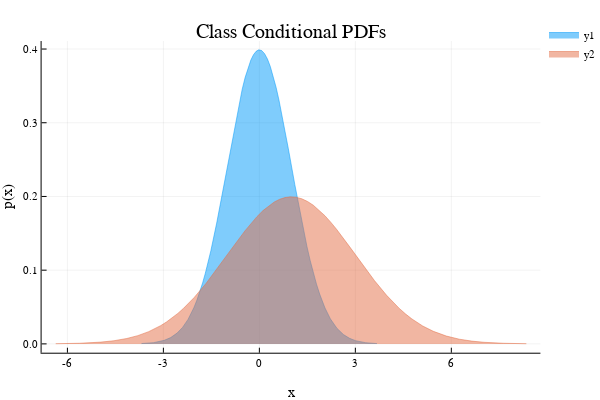

The code cell stored with this chart in its notebook:
### Markdown cell above
### b)

### Code cell
plot([Normal(), Normal(1, 2)], fill=0, alpha=0.5, title="Class Conditional PDFs", xlabel="x", ylabel="p(x)")

### Figure 1 — Plotly figure (JSON) as saved in the notebook; plotly's stock layout.template omitted (floating-point values rounded to 4 significant figures)
{"data": [{"colorbar": {"title": {"text": ""}}, "fill": "tozeroy", "fillcolor": "rgba(0, 154, 250, 0.500)", "hoverinfo": "text", "legendgroup": "y1", "line": {"color": "rgba(0, 154, 250, 0.500)", "dash": "solid", "shape": "linear", "width": 1}, "mode": "lines", "name": "y1", "showlegend": true, "text": [null, null, null, null, null, null, null, null, null, null, null, null, null, null, null, null, null, null, null, null, null, null, null, null, null, null, null, null, null, null, null, null, null, null, null, null, null, null, null, null, null, null, null, null, null, null, null, null, null, null, null, null, null], "type": "scatter", "x": [-3.683, -3.646, -3.311, -2.975, -2.773, -2.571, -2.4, -2.23, -2.137, -2.044, -1.952, -1.859, -1.774, -1.688, -1.603, -1.517, -1.334, -1.151, -0.9387, -0.7264, -0.6321, -0.5378, -0.4435, -0.3492, -0.2665, -0.1838, -0.1011, -0.01835, 0.07182, 0.162, 0.2522, 0.3423, 0.433, 0.5237, 0.6145, 0.7052, 0.9057, 1.106, 1.297, 1.488, 1.587, 1.686, 1.786, 1.885, 2.052, 2.219, 2.423, 2.627, 2.819, 3.01, 3.317, 3.624, 3.672], "xaxis": "x", "y": [0.0004528, 0.0005173, 0.001664, 0.004779, 0.008536, 0.01464, 0.02237, 0.03321, 0.04065, 0.04935, 0.05939, 0.07086, 0.08275, 0.09594, 0.1104, 0.1262, 0.1638, 0.2057, 0.2568, 0.3064, 0.3267, 0.3452, 0.3616, 0.3753, 0.385, 0.3923, 0.3969, 0.3989, 0.3979, 0.3937, 0.3865, 0.3762, 0.3632, 0.3478, 0.3303, 0.3111, 0.2647, 0.2163, 0.172, 0.1319, 0.1132, 0.09623, 0.08101, 0.06752, 0.0486, 0.03402, 0.02119, 0.01266, 0.007514, 0.004298, 0.001626, 0.0005601, 0.0004714], "yaxis": "y", "zmax": 0.1, "zmin": -0.1}, {"colorbar": {"title": {"text": ""}}, "fill": "tozeroy", "fillcolor": "rgba(227, 111, 71, 0.500)", "hoverinfo": "text", "legendgroup": "y2", "line": {"color": "rgba(227, 111, 71, 0.500)", "dash": "solid", "shape": "linear", "width": 1}, "mode": "lines", "name": "y2", "showlegend": true, "text": [null, null, null, null, null, null, null, null, null, null, null, null, null, null, null, null, null, null, null, null, null, null, null, null, null, null, null, null, null, null, null, null, null, null, null, null, null, null, null, null, null, null, null, null, null, null, null, null, null, null, null, null, null], "type": "scatter", "x": [-6.365, -6.293, -5.621, -4.949, -4.546, -4.142, -3.801, -3.46, -3.274, -3.089, -2.904, -2.718, -2.547, -2.376, -2.206, -2.035, -1.668, -1.302, -0.8774, -0.4529, -0.2642, -0.07562, 0.113, 0.3016, 0.4671, 0.6325, 0.7979, 0.9633, 1.144, 1.324, 1.504, 1.685, 1.866, 2.047, 2.229, 2.41, 2.811, 3.213, 3.594, 3.976, 4.174, 4.373, 4.571, 4.77, 5.104, 5.438, 5.846, 6.254, 6.637, 7.02, 7.635, 8.249, 8.344], "xaxis": "x", "y": [0.0002264, 0.0002586, 0.0008318, 0.00239, 0.004268, 0.007318, 0.01118, 0.0166, 0.02033, 0.02467, 0.02969, 0.03543, 0.04138, 0.04797, 0.05521, 0.06308, 0.08192, 0.1029, 0.1284, 0.1532, 0.1633, 0.1726, 0.1808, 0.1877, 0.1925, 0.1961, 0.1985, 0.1994, 0.199, 0.1969, 0.1932, 0.1881, 0.1816, 0.1739, 0.1652, 0.1556, 0.1324, 0.1082, 0.086, 0.06593, 0.0566, 0.04812, 0.0405, 0.03376, 0.0243, 0.01701, 0.0106, 0.006332, 0.003757, 0.002149, 0.0008132, 0.0002801, 0.0002357], "yaxis": "y", "zmax": 0.1, "zmin": -0.1}], "layout": {"annotations": [{"font": {"color": "rgba(0, 0, 0, 1)", "family": "sans-serif", "size": 20}, "rotation": 0, "showarrow": false, "text": "Class Conditional PDFs", "x": 0.535, "xanchor": "center", "xref": "paper", "y": 1, "yanchor": "top", "yref": "paper"}], "height": 400, "hovermode": "x", "legend": {"bgcolor": "rgba(255, 255, 255, 1.000)", "bordercolor": "rgba(0, 0, 0, 1)", "font": {"color": "rgba(0, 0, 0, 1)", "family": "sans-serif", "size": 11}, "tracegroupgap": 0, "x": 1, "y": 1}, "margin": {"b": 20, "l": 0, "r": 0, "t": 20}, "paper_bgcolor": "rgba(255, 255, 255, 1.000)", "plot_bgcolor": "rgba(255, 255, 255, 1.000)", "showlegend": true, "width": 600, "xaxis": {"anchor": "y", "autorange": false, "domain": [0.07647, 0.9934], "gridcolor": "rgba(0, 0, 0, 0.1)", "gridwidth": 0.5, "linecolor": "rgba(0, 0, 0, 1)", "mirror": false, "range": [-6.807, 8.785], "showgrid": true, "showline": true, "showticklabels": true, "tickangle": 0, "tickcolor": "rgb(0, 0, 0)", "tickfont": {"color": "rgba(0, 0, 0, 1)", "family": "sans-serif", "size": 11}, "tickmode": "array", "ticks": "inside", "ticktext": ["-6", "-3", "0", "3", "6"], "tickvals": [-6, -3, 0, 3, 6], "title": {"font": {"color": "rgba(0, 0, 0, 1)", "family": "sans-serif", "size": 15}, "text": "x"}, "type": "linear", "visible": true, "zeroline": false, "zerolinecolor": "rgba(0, 0, 0, 1)"}, "yaxis": {"anchor": "x", "autorange": false, "domain": [0.07581, 0.9415], "gridcolor": "rgba(0, 0, 0, 0.1)", "gridwidth": 0.5, "linecolor": "rgba(0, 0, 0, 1)", "mirror": false, "range": [-0.01197, 0.4108], "showgrid": true, "showline": true, "showticklabels": true, "tickangle": 0, "tickcolor": "rgb(0, 0, 0)", "tickfont": {"color": "rgba(0, 0, 0, 1)", "family": "sans-serif", "size": 11}, "tickmode": "array", "ticks": "inside", "ticktext": ["0.0", "0.1", "0.2", "0.3", "0.4"], "tickvals": [0, 0.1, 0.2, 0.3, 0.4], "title": {"font": {"color": "rgba(0, 0, 0, 1)", "family": "sans-serif", "size": 15}, "text": "p(x)"}, "type": "linear", "visible": true, "zeroline": false, "zerolinecolor": "rgba(0, 0, 0, 1)"}}}
